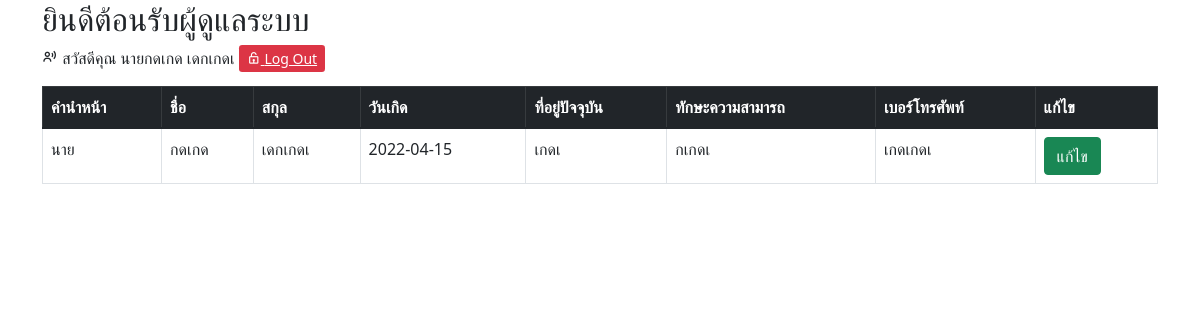
The app's page /admin_page.php (signed in) with its own data.
### tables this page shows
CREATE TABLE `employee` (
  `emp_id` int(10) NOT NULL,
  `emp_title` varchar(20) NOT NULL,
  `emp_name` varchar(50) NOT NULL,
  `emp_surname` varchar(50) NOT NULL,
  `emp_birthday` date NOT NULL,
  `emp_adr` text NOT NULL,
  `emp_skill` text NOT NULL,
  `emp_tel` varchar(20) NOT NULL,
  `emp_user` varchar(20) NOT NULL,
  `emp_pass` varchar(32) NOT NULL,
  `emp_level` varchar(1) NOT NULL,
  `d_id` int(3) NOT NULL
);

### admin_page.php (the view, shortened to what this page needs)
<?php
require("dbconnect.php");
if (!$_SESSION["emp_id"]) {
  header("location:login.php");
} else {
  $sqllogin = "SELECT * FROM employee WHERE emp_id='" . $_SESSION["emp_id"] . "'";
  $result = mysqli_query($con, $sqllogin);
  $row = mysqli_fetch_assoc($result);
?>
  <!doctype html>
  <html lang="en">
  <head>
    <link href="https://cdn.jsdelivr.net/npm/bootstrap@5.1.3/dist/css/bootstrap.min.css" rel="stylesheet">
    <link href='https://unpkg.com/boxicons@2.0.9/css/boxicons.min.css' rel='stylesheet'>
  </head>
  <body>
    <div class="container">
      <h2>ยินดีต้อนรับผู้ดูแลระบบ</h2>
      <p><i class='bx bx-user-voice'></i> สวัสดีคุณ <?php echo $row["emp_title"];
                                                    echo $row["emp_name"];
                                                    echo $row["emp_surname"]; ?> <a href="logout.php" class="bth btn-danger btn-sm"><i class='bx bx-lock-open bx-flashing'></i> Log Out</a></p>
      <table class="table table-bordered">
        <thead class="table-dark">
          <tr>
            <th>คำนำหน้า</th>
            <th>ชื่อ</th>
            <th>สกุล</th>
            <th>วันเกิด</th>
            <th>ที่อยู่ปัจจุบัน</th>
            <th>ทักษะความสามารถ</th>
            <th>เบอร์โทรศัพท์</th>
            <th>แก้ไข</th>
          </tr>
        </thead>
        <tbody>
          <tr>
            <td><?php echo $row["emp_title"]; ?></td>
            <td><?php echo $row["emp_name"]; ?></td>
            <td><?php echo $row["emp_surname"]; ?></td>
            <td><?php echo $row["emp_birthday"]; ?></td>
            <td><?php echo $row["emp_adr"]; ?></td>
            <td><?php echo $row["emp_skill"]; ?></td>
            <td><?php echo $row["emp_tel"]; ?></td>
            <td><a href="editformdata.php?emp_id=<?php echo $row["emp_id"] ?>" class="btn btn-success">แก้ไข</a></td>
          </tr>
        </tbody>
      </table>
    </div>
  </body>
<?php  } ?>
  </html>

### records on screen
employee: emp_title "นาย", emp_name "กดเกด", emp_surname "เดกเกดเ", emp_birthday "2022-04-15", emp_adr "เกดเ", emp_skill "กเกดเ", emp_tel "เกดเกดเ"
